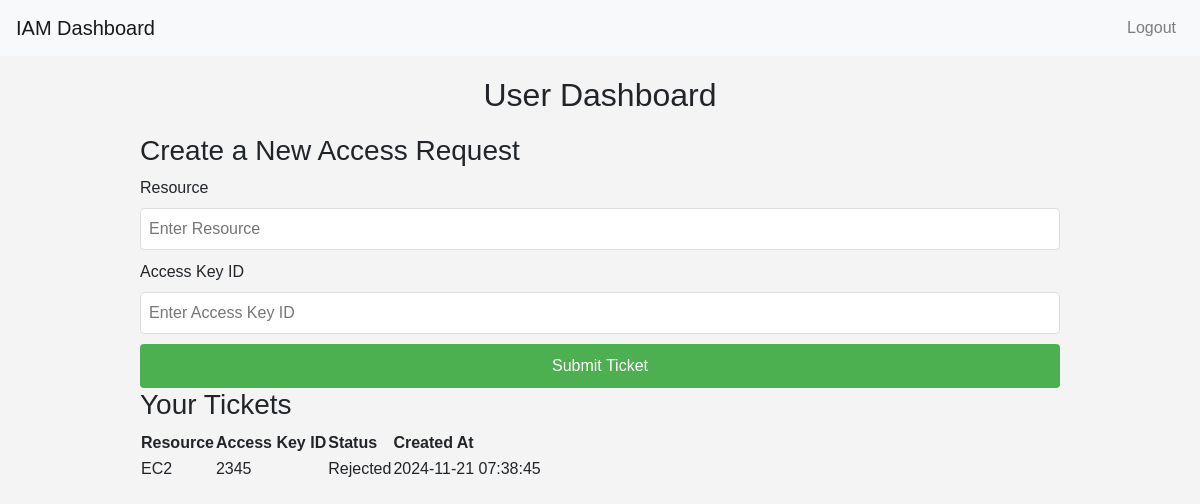
The page /dashboard (signed in) on the database its author committed.
### app.py (models this page shows)
class Ticket(db.Model):
    id = db.Column(db.Integer, primary_key=True)
    resource = db.Column(db.String(120), nullable=False)
    access_key_id = db.Column(db.String(120), nullable=False)
    status = db.Column(db.String(10), default="Pending")
    user_id = db.Column(db.Integer, db.ForeignKey('user.id'), nullable=False)
    user = db.relationship('User', backref=db.backref('tickets', lazy=True))
    created_at = db.Column(db.DateTime, default=datetime.datetime.utcnow)

### app.py (the view, shortened to what this page needs)
@app.route('/dashboard', methods=['GET', 'POST'])
def dashboard():
    if 'user_id' not in session:
        flash("You must be logged in to access this page!", "danger")
        return redirect(url_for('login'))
    tickets = Ticket.query.filter_by(user_id=session['user_id']).all()
    return render_template('dashboard.html', tickets=tickets)

### templates/dashboard.html (shortened to what this page needs)
{% extends 'base.html' %}
{% block content %}
    <h2>User Dashboard</h2>
    <h3>Create a New Access Request</h3>
    <form method="POST">
        <label for="resource">Resource</label>
        <input type="text" id="resource" name="resource" placeholder="Enter Resource" required>
        <label for="access_key_id">Access Key ID</label>
        <input type="text" id="access_key_id" name="access_key_id" placeholder="Enter Access Key ID" required>
        <button type="submit">Submit Ticket</button>
    </form>
    <h3>Your Tickets</h3>
    <table>
        <tr>
            <th>Resource</th>
            <th>Access Key ID</th>
            <th>Status</th>
            <th>Created At</th>
        </tr>
        {% for ticket in tickets %}
        <tr>
            <td>{{ ticket.resource }}</td>
            <td>{{ ticket.access_key_id }}</td>
            <td>{{ ticket.status }}</td>
            <td>{{ ticket.created_at.strftime('%Y-%m-%d %H:%M:%S') }}</td>
        </tr>
        {% endfor %}
    </table>
{% endblock %}

### static/styles.css (style rules this page uses)
body { font-family: Arial, sans-serif; background-color: #f4f4f4; }
h2 { text-align: center; margin-bottom: 20px; }
input { width: 100%; padding: 8px; box-sizing: border-box; margin-bottom: 10px; border: 1px solid #ddd; border-radius: 4px; }
button { width: 100%; padding: 10px; background-color: #4CAF50; color: white; border: none; border-radius: 4px; cursor: pointer; }

### rows shown on the page
Ticket: resource "EC2", access_key_id "2345", status "Rejected", created_at "2024-11-21 07:38:45"
